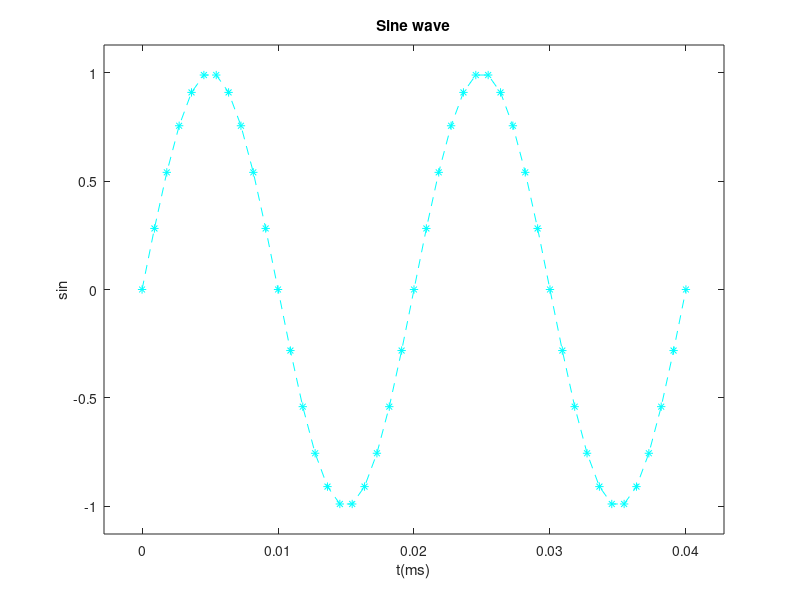
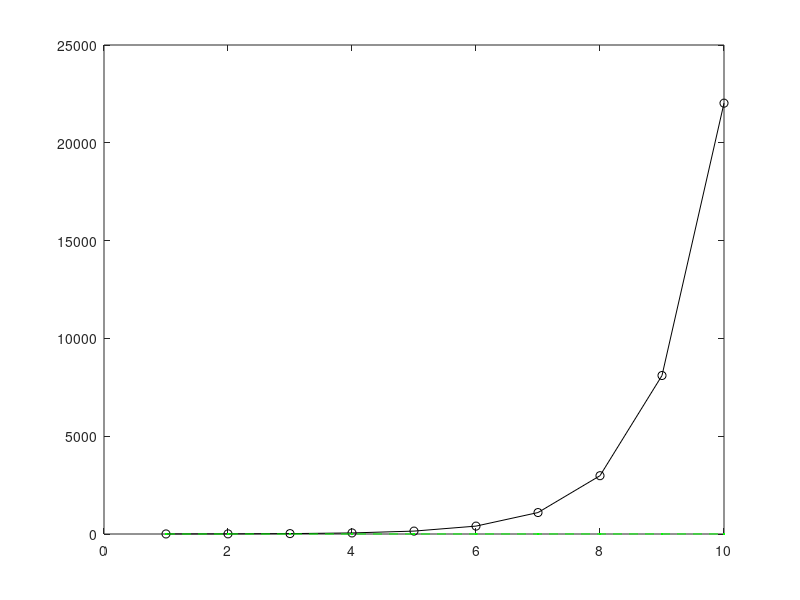

These figures' MATLAB source, in order:
%{
This explains the plotting functions
%}

x = 1:10;
y = x.^2;  % elementwise product
disp(x);
disp(y);

% plot x and y as 2 signals on same plot
% color code, marker and line type are specified as 'rx-'
% r = red, x= marker, - = line dashed
% colors: r, b, c, m, k
% markers: *, -, ., d
% lines: -, ., -- etc.
plot(x, 'rx-')
hold on  % wihtout this the sencond plot overwrites the 1st one
plot(y, 'bx-')
hold off

% alternatively
plot(x, y, 'r*');
title("Exponential")
xlabel("x->");
ylabel("x^2->");

% making a simple sine wave
samples = 1:100;
F = 50;
Fs = 22*F;
ts = 1/Fs;
T = 1 / F;

t = 0 : ts : 2*T;
disp(t)

sines = sin(2*pi*F*t);
plot(t, sines);

coses = cos(2*pi*F*t);

% plotting two different figures in 2 windows
fig1 = figure(1);
plot(t, sines, "c*--");
title("Sine wave");
xlabel("t(ms)");
ylabel("sin");
axis padded

fig2 = figure(2);
plot(coses, "r*-");
title("Cos wave");
xlabel("t(ms)");
ylabel("cos");
axis padded

% plot exp(x) and log(x) for x = [0, 3.5]
x_vals = 0:0.5:3.5;
exp_x = exp(x);
log_x = log(x);
plot(exp_x, "ko-");
hold on
plot(log_x, "g.--");
hold off

% file save and load for data and text format
% saving and loading generally happends for matrix type data
% should have same number of rows and cols
t = 0 : ts: T;
sinex = sin(2*pi*F*t);
t_sinet = [t; sinex];  % concat along columns
disp(size(t_sinet));

save sine_data.dat t_sinet -ascii; % ascii marks text file, this is write mode

% read a file and load values
sines = load("sine_data.dat");
disp(sines)

% append cos values to the file above
coses = cos(2*pi*F*t);
save sine_data.dat coses -ascii -append;

file_data = load("sine_data.dat");
disp(file_data);
